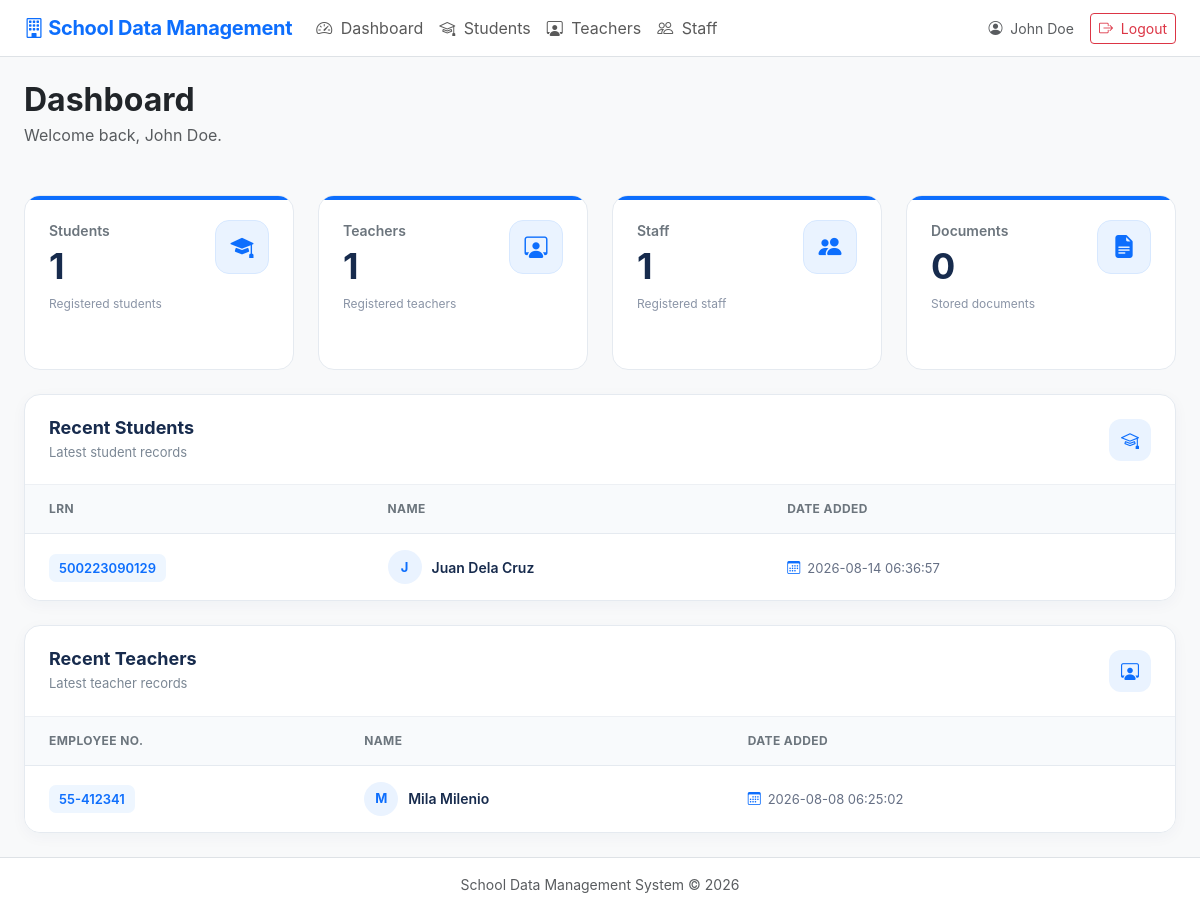
Page /index.php (signed in) on the earlier database version.
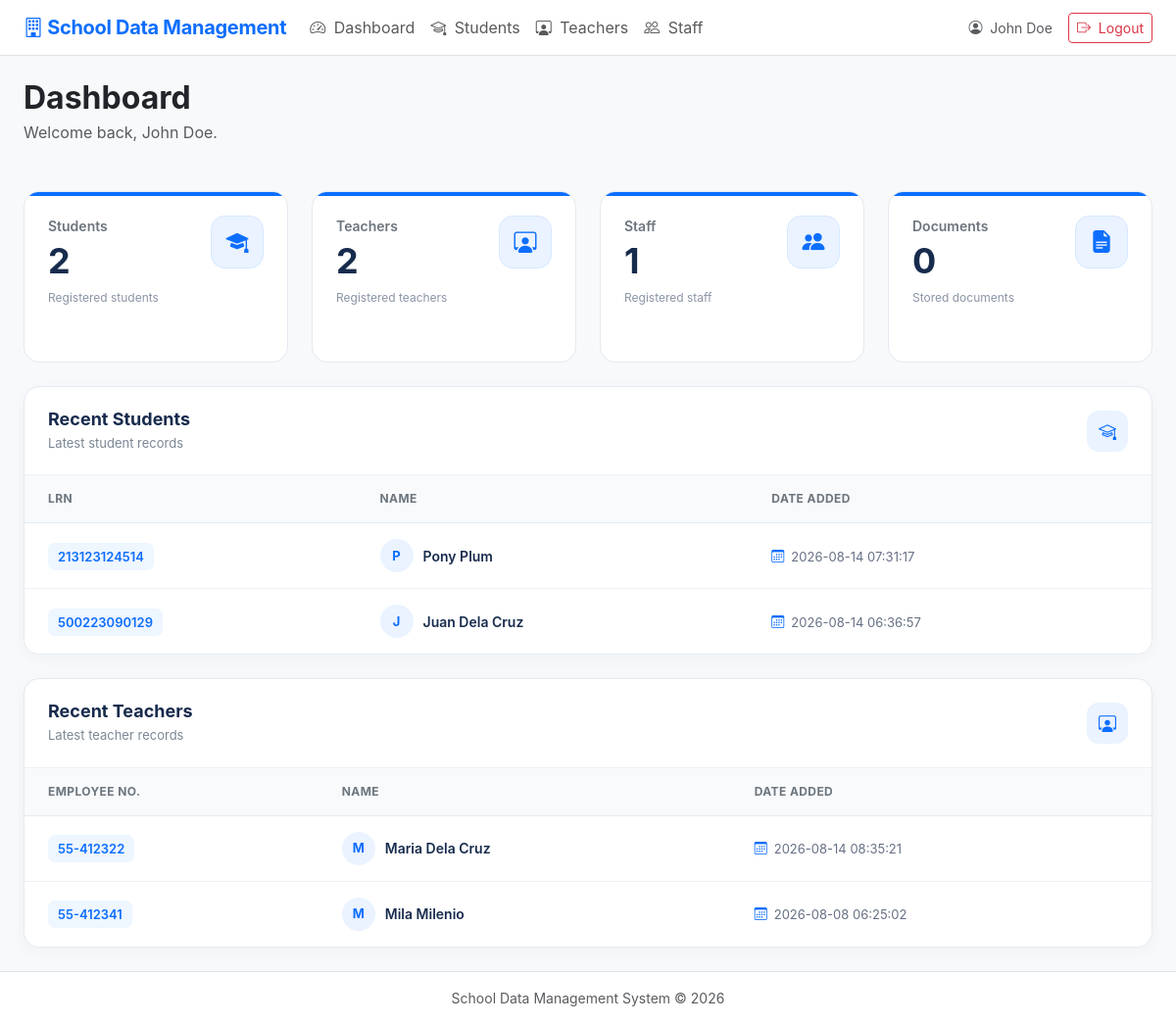
Same page on the later database version.
### tables this page shows
CREATE TABLE `students` (
  `id` int(10) UNSIGNED NOT NULL,
  `lrn` varchar(12) DEFAULT NULL,
  `photo` varchar(255) DEFAULT NULL,
  `full_name` varchar(150) NOT NULL,
  `date_of_birth` date DEFAULT NULL,
  `gender` varchar(30) DEFAULT NULL,
  `address` text DEFAULT NULL,
  `contact_number` varchar(50) DEFAULT NULL,
  `parent_guardian` varchar(150) DEFAULT NULL,
  `grade_section` varchar(100) DEFAULT NULL,
  `other_info` text DEFAULT NULL,
  `created_at` timestamp NOT NULL DEFAULT current_timestamp(),
  `updated_at` timestamp NOT NULL DEFAULT current_timestamp() ON UPDATE current_timestamp(),
  `school_id` varchar(6) NOT NULL DEFAULT '500634',
  `school_year` varchar(9) DEFAULT NULL,
  `emergency_name` varchar(100) DEFAULT NULL,
  `emergency_address` text DEFAULT NULL,
  `emergency_contact` varchar(11) DEFAULT NULL
);

CREATE TABLE `teachers` (
  `id` int(10) UNSIGNED NOT NULL,
  `user_id` int(10) UNSIGNED DEFAULT NULL,
  `employee_id` varchar(50) NOT NULL,
  `photo` varchar(255) DEFAULT NULL,
  `full_name` varchar(150) NOT NULL,
  `date_of_birth` date DEFAULT NULL,
  `gender` varchar(30) DEFAULT NULL,
  `address` text DEFAULT NULL,
  `contact_number` varchar(50) DEFAULT NULL,
  `email` varchar(150) DEFAULT NULL,
  `position_department` varchar(150) DEFAULT NULL,
  `other_info` text DEFAULT NULL,
  `created_at` timestamp NOT NULL DEFAULT current_timestamp(),
  `updated_at` timestamp NOT NULL DEFAULT current_timestamp() ON UPDATE current_timestamp(),
  `plantilla_no` varchar(50) DEFAULT NULL,
  `first_day_of_service` date DEFAULT NULL,
  `current_latest_appointment` varchar(255) DEFAULT NULL,
  `deped_email` varchar(150) DEFAULT NULL,
  `personal_email` varchar(150) DEFAULT NULL,
  `degree_finished` varchar(255) DEFAULT NULL,
  `specialization_prc_eligibility` varchar(255) DEFAULT NULL,
  `tin_no` varchar(30) DEFAULT NULL,
  `birthdate` date DEFAULT NULL
);

### config.php (called while the page is built, shortened)
<?php
function e($value) {
    return htmlspecialchars((string)$value, ENT_QUOTES, 'UTF-8');
}
?>

### index.php (the view, shortened to what the rows shown need)
<?php
require_once __DIR__ . '/config.php';
$userRole = $_SESSION['role'] ?? '';
$isAdmin = ($userRole === 'Administrator');
$isStaff = ($userRole === 'Staff');
$recentStudents = $pdo->query("
    SELECT
        lrn AS record_id,
        full_name,
        created_at
    FROM students
    ORDER BY created_at DESC
    LIMIT 8
")->fetchAll();
$recentTeachers = [];
if ($isAdmin || $isStaff) {
    $recentTeachers = $pdo->query("
        SELECT
            employee_id AS record_id,
            full_name,
            created_at
        FROM teachers
        ORDER BY created_at DESC
        LIMIT 8
    ")->fetchAll();
}
include 'header.php';
?>
<link
    rel="stylesheet"
    href="assets/dashboard.css"
>
<div class="mb-4">
    <h2 class="fw-bold mb-1">
        Dashboard
    </h2>
</div>
<div class="dashboard-record-card mb-4">
    <div class="table-responsive">
        <table class="table dashboard-table">
            <thead>
                <tr>
                    <th>
                        LRN
                    </th>
                    <th>
                        Name
                    </th>
                    <th>
                        Date Added
                    </th>
                </tr>
            </thead>
            <tbody>
                <?php foreach ($recentStudents as $r): ?>
                    <tr>
                        <td>
                            <span class="record-id">
                                <?= e($r['record_id']) ?>
                            </span>
                        </td>
                        <td>
                            <div class="record-name">
                                <div class="record-avatar">
                                    <?= strtoupper(
                                        substr(
                                            $r['full_name'],
                                            0,
                                            1
                                        )
                                    ) ?>
                                </div>
                                <?= e($r['full_name']) ?>
                            </div>
                        </td>
                        <td>
                            <span class="record-date">
                                <i class="bi bi-calendar3"></i>
                                <?= e($r['created_at']) ?>
                            </span>
                        </td>
                    </tr>
                <?php endforeach; ?>
            </tbody>
        </table>
    </div>
</div>
<?php if ($isAdmin || $isStaff): ?>
    <div class="dashboard-record-card">
        <div class="table-responsive">
            <table class="table dashboard-table">
                <thead>
                    <tr>
                        <th>
                            Employee No.
                        </th>
                        <th>
                            Name
                        </th>
                        <th>
                            Date Added
                        </th>
                    </tr>
                </thead>
                <tbody>
                    <?php foreach ($recentTeachers as $r): ?>
                        <tr>
                            <td>
                                <span class="record-id">
                                    <?= e($r['record_id']) ?>
                                </span>
                            </td>
                            <td>
                                <div class="record-name">
                                    <div class="record-avatar">
                                        <?= strtoupper(
                                            substr(
                                                $r['full_name'],
                                                0,
                                                1
                                            )
                                        ) ?>
                                    </div>
                                    <?= e($r['full_name']) ?>
                                </div>
                            </td>
                            <td>
                                <span class="record-date">
                                    <i class="bi bi-calendar3"></i>
                                    <?= e($r['created_at']) ?>
                                </span>
                            </td>
                        </tr>
                    <?php endforeach; ?>
                </tbody>
            </table>
        </div>
    </div>
<?php endif; ?>
<?php include 'footer.php'; ?>

Differences in the rows shown:
added students: lrn "213123124514", full_name "P", full_name "Pony Plum", created_at "2026-08-14 07:31:17"
added teachers: employee "55-412322", full_name "M", full_name "Maria Dela Cruz", created_at "2026-08-14 08:35:21"
Other differences:
$students: "1" → "2"
$teachers: "1" → "2"
